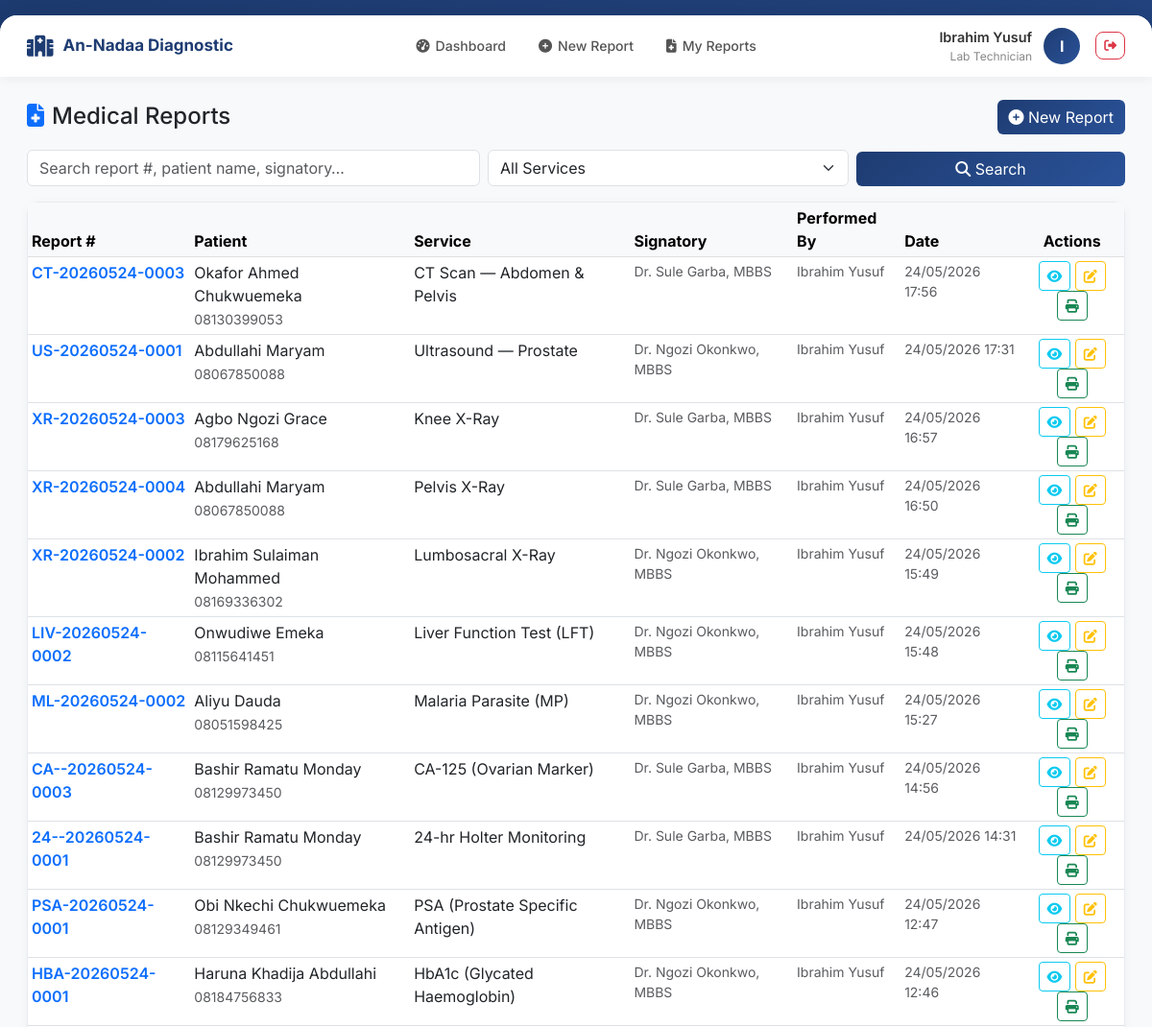
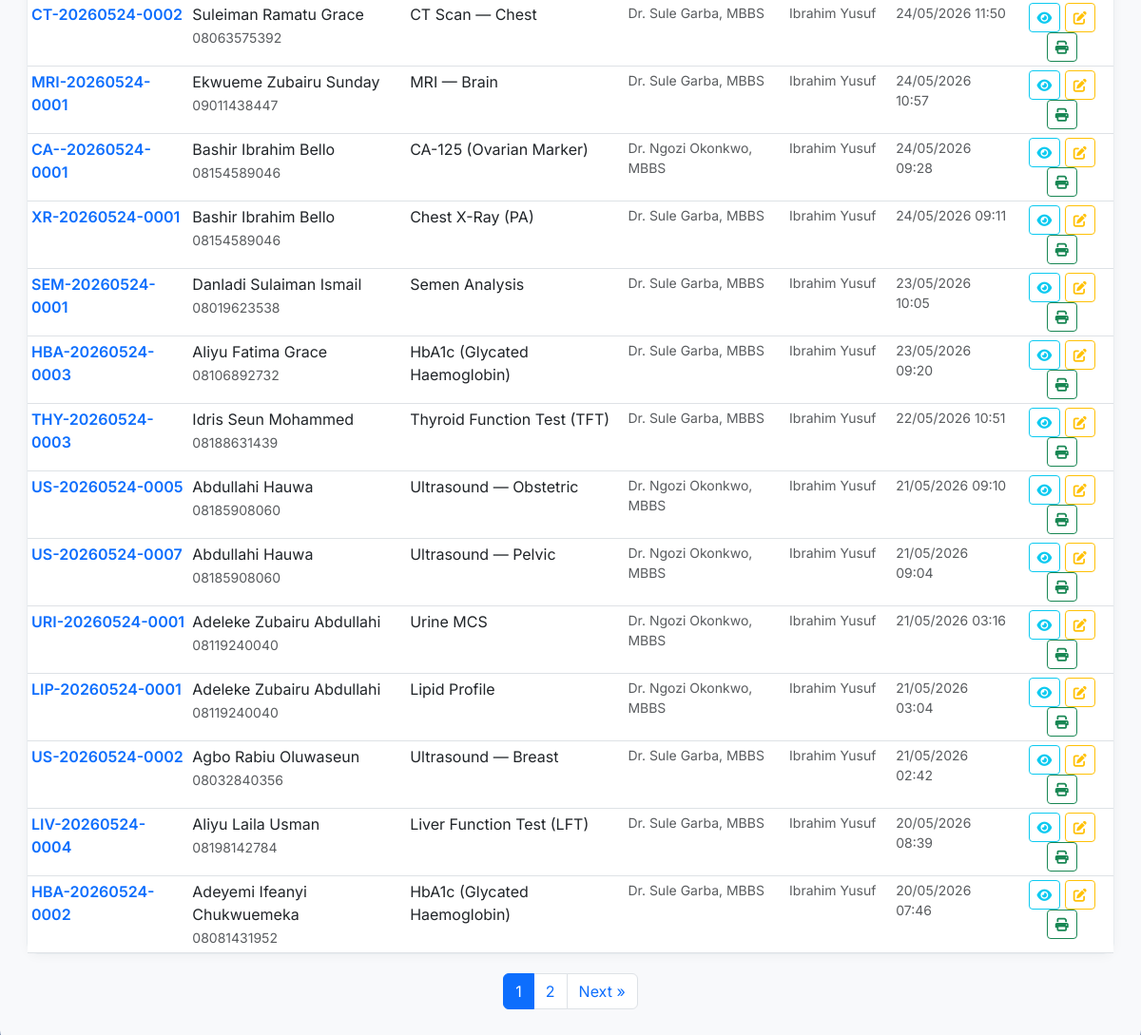
/reports/ (signed in), run on the app's committed database (2 pictures, top to bottom).
### apps/accounts/models.py (models this page shows, shortened)
class User(AbstractUser):
    ROLE_CHOICES = [
        ('ADMIN', 'Administrator'),
        ('CASHIER', 'Cashier'),
        ('DOCTOR', 'Doctor'),
        ('LAB_TECH', 'Lab Technician'),
    ]
    role = models.CharField(max_length=20, choices=ROLE_CHOICES, default='CASHIER')
    phone_number = models.CharField(max_length=20, blank=True)
    class Meta:
        ordering = ['-date_joined']
    @property
    def is_admin(self):
        return self.role == 'ADMIN'
    @property
    def is_cashier(self):
        return self.role == 'CASHIER'
    @property
    def is_doctor(self):
        return self.role == 'DOCTOR'
    @property
    def is_lab_tech(self):
        return self.role == 'LAB_TECH'

### apps/reports/models.py (models this page shows, shortened)
class Report(models.Model):
    report_number = models.CharField(max_length=50, unique=True, editable=False)
    invoice = models.ForeignKey(
        Invoice, on_delete=models.PROTECT,
        null=True, blank=True, related_name='reports',
    )
    invoice_item = models.ForeignKey(
        InvoiceItem, on_delete=models.PROTECT,
        null=True, blank=True, related_name='reports',
    )
    service = models.ForeignKey(
        Service, on_delete=models.PROTECT, related_name='reports',
    )
    parameters = models.JSONField(
        default=dict, help_text='Parameter values entered by the lab technician',
    )
    clinical_notes = models.TextField(blank=True, null=True)
    lab_notes      = models.TextField(blank=True, null=True)
    signatory = models.CharField(
        max_length=200, blank=True, default='',
        help_text="Name and qualifications of the result signatory, "
                  "e.g. Dr. Aminu Musa, MBBS, FWACP",
    )
    created_by = models.ForeignKey(
        settings.AUTH_USER_MODEL,
        on_delete=models.PROTECT,
        related_name='created_reports',
    )
    created_at = models.DateTimeField(auto_now_add=True)
    updated_at = models.DateTimeField(auto_now=True)
    class Meta:
        ordering = ['-created_at']
    @property
    def client_name(self):
        return self.invoice.full_name if self.invoice else 'Unknown'
    @property
    def client_phone(self):
        return self.invoice.phone_number if self.invoice else ''

### apps/invoices/models.py (models this page shows, shortened)
class Invoice(models.Model):
    STATUS_CHOICES = [
        ('PAID', 'Paid'),
        ('CANCELLED', 'Cancelled'),
    ]
    PAYMENT_METHODS = [
        ('CASH', 'Cash'),
        ('TRANSFER', 'Bank Transfer'),
        ('CARD', 'Card'),
    ]
    SEX_CHOICES = [
        ('M', 'Male'),
        ('F', 'Female'),
    ]
    invoice_number = models.CharField(max_length=50, unique=True, editable=False)
    surname = models.CharField(max_length=100, verbose_name='Surname')
    first_name = models.CharField(max_length=100, verbose_name='First Name')
    other_names = models.CharField(max_length=100, blank=True, verbose_name='Other Names')
    age = models.CharField(max_length=10, verbose_name='Age')
    sex = models.CharField(max_length=1, choices=SEX_CHOICES, verbose_name='Sex')
    phone_number = models.CharField(max_length=20, verbose_name='Phone Number')
    referral = models.ForeignKey(
        Referral,
        on_delete=models.SET_NULL,
        null=True,
        blank=True,
        related_name='invoices',
        verbose_name='Referred By',
    )
    total_amount = models.DecimalField(max_digits=10, decimal_places=2, default=0)
    discount = models.DecimalField(max_digits=10, decimal_places=2, default=0,
                                   validators=[MinValueValidator(0)])
    amount_paid = models.DecimalField(max_digits=10, decimal_places=2, default=0)
    payment_method = models.CharField(max_length=20, choices=PAYMENT_METHODS, default='CASH')
    reference_number = models.CharField(
        max_length=100, blank=True, null=True,
        help_text='Reference number for Transfer or Card payments'
    )
    status = models.CharField(max_length=20, choices=STATUS_CHOICES, default='PAID')
    notes = models.TextField(blank=True, null=True)
    qr_code = models.ImageField(upload_to='qr_codes/', blank=True, null=True)
    created_by = models.ForeignKey(
        settings.AUTH_USER_MODEL,
        on_delete=models.PROTECT,
        related_name='created_invoices',
    )
    created_at = models.DateTimeField(auto_now_add=True)
    updated_at = models.DateTimeField(auto_now=True)
    class Meta:
        ordering = ['-created_at']
    @property
    def full_name(self):
        parts = [self.surname, self.first_name]
        if self.other_names:
            parts.append(self.other_names)
        return ' '.join(parts)

### apps/services/models.py (models this page shows, shortened)
class Service(models.Model):
    name = models.CharField(max_length=200)
    category = models.ForeignKey(
        ServiceCategory,
        on_delete=models.SET_NULL,
        null=True,
        blank=True,
        related_name='services'
    )
    price = models.DecimalField(
        max_digits=10,
        decimal_places=2,
        validators=[MinValueValidator(0)]
    )
    is_active = models.BooleanField(default=True)
    requires_report = models.BooleanField(
        default=False,
        help_text="Does this service require a medical report?"
    )
    report_template = models.JSONField(
        default=dict,
        blank=True,
        help_text="JSON template for report parameters"
    )
    created_at = models.DateTimeField(auto_now_add=True)
    updated_at = models.DateTimeField(auto_now=True)
    class Meta:
        ordering = ['name']

### apps/reports/views.py (the view, shortened to what this page needs)
# urls.py: path('',                                    views.report_list,                name='list'),
@login_required
def report_list(request):
    query      = request.GET.get('q', '')
    service_id = request.GET.get('service', '')
    if request.user.is_lab_tech:
        reports = Report.objects.filter(created_by=request.user)
    else:
        reports = Report.objects.all()
    if service_id:
        reports = reports.filter(service__id=service_id)
    reports = reports.select_related('invoice', 'service', 'created_by')
    paginator = Paginator(reports, 25)
    reports   = paginator.get_page(request.GET.get('page'))
    services = Service.objects.filter(requires_report=True)
    return render(request, 'reports/list.html', {
        'reports':          reports,
        'services':         services,
        'query':            query,
        'selected_service': service_id,
    })

### templates/reports/list.html (shortened to what this page needs)
{% extends 'base.html' %}
{% block content %}
<div class="d-flex justify-content-between align-items-center mb-3">
    <h4 class="mb-0"><i class="fas fa-file-medical text-primary me-2"></i>Medical Reports</h4>
    {% if user.is_lab_tech or user.is_admin %}
    <a href="{% url 'reports:create' %}" class="btn btn-primary">
        <i class="fas fa-plus-circle"></i> New Report
    </a>
    {% endif %}
</div>
<form method="get" class="mb-3">
    <div class="row g-2 align-items-end">
        <div class="col-md-5">
            <input type="text" name="q" class="form-control" placeholder="Search report #, patient name, signatory…" value="{{ query }}">
        </div>
        <div class="col-md-4">
            <select name="service" class="form-select" onchange="this.form.submit()">
                <option value="">All Services</option>
            </select>
        </div>
        <div class="col-md-3">
            <button type="submit" class="btn btn-primary w-100">
                <i class="fas fa-search"></i> Search
            </button>
        </div>
    </div>
</form>
<div class="card">
    <div class="card-body p-0">
        <div class="table-responsive">
            <table class="table table-sm table-hover mb-0">
                <thead class="table-light">
                    <tr>
                        <th>Report #</th>
                        <th>Patient</th>
                        <th>Service</th>
                        <th>Signatory</th>
                        <th>Performed By</th>
                        <th>Date</th>
                        <th class="text-center">Actions</th>
                    </tr>
                </thead>
                <tbody>
                    {% for report in reports %}
                    <tr>
                        <td class="fw-semibold text-primary">{{ report.report_number }}</td>
                        <td>
                            {{ report.client_name }}<br>
                            <small class="text-muted">{{ report.client_phone }}</small>
                        </td>
                        <td>{{ report.service.name }}</td>
                        <td class="small text-muted">{{ report.signatory|default:"—" }}</td>
                        <td class="small text-muted">{{ report.created_by.get_full_name|default:report.created_by.username }}</td>
                        <td class="small text-muted">{{ report.created_at|date:"d/m/Y H:i" }}</td>
                        <td class="text-center">
                            <a href="{% url 'reports:detail' report.id %}" class="btn btn-sm btn-outline-info" title="View">
                                <i class="fas fa-eye"></i>
                            </a>
                            {% if user.is_lab_tech and report.created_by == user or user.is_admin %}
                            <a href="{% url 'reports:edit' report.id %}" class="btn btn-sm btn-outline-warning" title="Edit">
                                <i class="fas fa-edit"></i>
                            </a>
                            {% endif %}
                            <a href="{% url 'reports:print' report.id %}" class="btn btn-sm btn-outline-success" target="_blank" title="Print">
                                <i class="fas fa-print"></i>
                            </a>
                        </td>
                    </tr>
                    {% empty %}
                    <tr>
                        <td colspan="7" class="text-center text-muted py-4">No reports found.</td>
                    </tr>
                    {% endfor %}
                </tbody>
            </table>
        </div>
    </div>
</div>
{% if reports.has_other_pages %}
<nav class="mt-3">
    <ul class="pagination justify-content-center">
        {% for num in reports.paginator.page_range %}
        <li class="page-item {% if reports.number == num %}active{% endif %}">
            <a class="page-link" href="?page={{ num }}{% if query %}&q={{ query }}{% endif %}{% if selected_service %}&service={{ selected_service }}{% endif %}">{{ num }}</a>
        </li>
        {% endfor %}
        {% if reports.has_next %}
        <li class="page-item">
            <a class="page-link" href="?page={{ reports.next_page_number }}{% if query %}&q={{ query }}{% endif %}{% if selected_service %}&service={{ selected_service }}{% endif %}">
                Next &raquo;
            </a>
        </li>
        {% endif %}
    </ul>
</nav>
{% endif %}
{% endblock %}

### templates/base.html (shortened to what this page needs)
<!DOCTYPE html>
<html lang="en">
<head>
    <link href="https://cdn.jsdelivr.net/npm/bootstrap@5.3.0/dist/css/bootstrap.min.css" rel="stylesheet">
    <link rel="stylesheet" href="https://cdnjs.cloudflare.com/ajax/libs/font-awesome/6.4.0/css/all.min.css">
    <link href="https://cdn.jsdelivr.net/npm/select2@4.1.0-rc.0/dist/css/select2.min.css" rel="stylesheet">
    <link href="https://cdn.jsdelivr.net/npm/select2-bootstrap-5-theme@1.3.0/dist/select2-bootstrap-5-theme.min.css" rel="stylesheet">
</head>
<body>
<div class="app-container">
    {% if user.is_authenticated %}
    <nav class="navbar-custom">
        <a class="nav-brand" href="{% url 'dashboard:home' %}">
            <i class="fas fa-hospital-alt"></i>
            <span>An-Nadaa Diagnostic</span>
        </a>
        <div class="nav-menu">
            <a href="{% url 'dashboard:home' %}" class="nav-item">
                <i class="fas fa-tachometer-alt"></i> Dashboard
            </a>
            {% if user.is_admin %}
                <a href="{% url 'invoices:list' %}" class="nav-item">
                    <i class="fas fa-file-invoice-dollar"></i> Invoices
                </a>
                <a href="{% url 'invoices:create' %}" class="nav-item">
                    <i class="fas fa-plus-circle"></i> New Invoice
                </a>
                <a href="{% url 'services:list' %}" class="nav-item">
                    <i class="fas fa-flask"></i> Services
                </a>
                <a href="{% url 'reports:list' %}" class="nav-item">
                    <i class="fas fa-file-medical"></i> Reports
                </a>
                <a href="{% url 'accounts:user_list' %}" class="nav-item">
                    <i class="fas fa-users-cog"></i> Users
                </a>
            {% elif user.is_lab_tech %}
                <a href="{% url 'reports:create' %}" class="nav-item">
                    <i class="fas fa-plus-circle"></i> New Report
                </a>
                <a href="{% url 'reports:list' %}" class="nav-item">
                    <i class="fas fa-file-medical"></i> My Reports
                </a>
            {% endif %}
        </div>
        <div class="user-profile">
            <div class="user-info">
                <div class="user-name">{{ user.get_full_name|default:user.username }}</div>
                <div class="user-role">{{ user.get_role_display }}</div>
            </div>
            <div class="user-avatar">
                {{ user.get_full_name|first|default:user.username|first|upper }}
            </div>
            <a href="{% url 'accounts:logout' %}" class="btn btn-sm btn-outline-danger ms-1"
               onclick="return confirm('Log out?')" style="border-radius:8px; font-size:.8rem;">
                <i class="fas fa-sign-out-alt"></i>
            </a>
        </div>
    </nav>
    {% endif %}
    <div class="main-content">
        {% block content %}{% endblock %}
    </div>
</div>
</body>
</html>

### templates/base.html (style rules this page uses)
* { margin: 0; padding: 0; box-sizing: border-box; }
body { font-family: 'Inter', sans-serif; background: linear-gradient(135deg, #1e3c72 0%, #2a5298 100%); min-height: 100vh; }
.app-container { max-width: 1440px; margin: 16px auto; background: #f8f9fb; border-radius: 18px; box-shadow: 0 20px 60px rgba(0,0,0,.3); overflow: hidden; }
.navbar-custom { background: #fff; padding: 12px 28px; box-shadow: 0 2px 12px rgba(0,0,0,.06); display: flex; justify-content: space-between; align-items: center; gap: 16px; flex-wrap: wrap; }
.nav-brand { display: flex; align-items: center; gap: 10px; text-decoration: none; }
.nav-brand i { font-size: 22px; color: #1e3c72; }
.nav-brand span { font-size: 17px; font-weight: 700; color: #1e3c72; }
.nav-menu { display: flex; gap: 6px; align-items: center; flex-wrap: wrap; }
.nav-item { display: flex; align-items: center; gap: 6px; color: #555; cursor: pointer; padding: 7px 14px; border-radius: 8px; transition: all .2s; text-decoration: none; font-size: .88rem; font-weight: 500; }
.user-profile { display: flex; align-items: center; gap: 12px; }
.user-info { text-align: right; }
.user-name { font-weight: 600; font-size: .9rem; color: #333; }
.user-role { font-size: .75rem; color: #888; }
.user-avatar { width: 38px; height: 38px; background: linear-gradient(135deg, #1e3c72, #2a5298); border-radius: 50%; display: flex; align-items: center; justify-content: center; color: #fff; font-weight: 700; font-size: 1rem; flex-shrink: 0; }
.main-content { padding: 24px 28px; }
.card { background: #fff; border-radius: 12px; border: 1px solid #e8ecf0; box-shadow: 0 2px 12px rgba(0,0,0,.04); margin-bottom: 20px; }
.card-body { padding: 20px; }
.btn-primary { background: linear-gradient(135deg, #1e3c72, #2a5298); border: none; }

### data on the page
User: get_full_name "Ibrahim Yusuf", role "Lab Technician", get_full_name|first "I"
Report: report_number "CT-20260524-0003", client_name "Okafor Ahmed Chukwuemeka", client_phone "08130399053", service.name "CT Scan — Abdomen & Pelvis", signatory "Dr. Sule Garba, MBBS", created_by.get_full_name "Ibrahim Yusuf", created_at "24/05/2026 17:56"
Report: report_number "US-20260524-0001", client_name "Abdullahi Maryam", client_phone "08067850088", service.name "Ultrasound — Prostate", signatory "Dr. Ngozi Okonkwo, MBBS", created_by.get_full_name "Ibrahim Yusuf", created_at "24/05/2026 17:31"
Report: report_number "XR-20260524-0003", client_name "Agbo Ngozi Grace", client_phone "08179625168", service.name "Knee X-Ray", signatory "Dr. Sule Garba, MBBS", created_by.get_full_name "Ibrahim Yusuf", created_at "24/05/2026 16:57"
Report: report_number "XR-20260524-0004", client_name "Abdullahi Maryam", client_phone "08067850088", service.name "Pelvis X-Ray", signatory "Dr. Sule Garba, MBBS", created_by.get_full_name "Ibrahim Yusuf", created_at "24/05/2026 16:50"
Report: report_number "XR-20260524-0002", client_name "Ibrahim Sulaiman Mohammed", client_phone "08169336302", service.name "Lumbosacral X-Ray", signatory "Dr. Ngozi Okonkwo, MBBS", created_by.get_full_name "Ibrahim Yusuf", created_at "24/05/2026 15:49"
Report: report_number "LIV-20260524-0002", client_name "Onwudiwe Emeka", client_phone "08115641451", service.name "Liver Function Test (LFT)", signatory "Dr. Ngozi Okonkwo, MBBS", created_by.get_full_name "Ibrahim Yusuf", created_at "24/05/2026 15:48"
Report: report_number "ML-20260524-0002", client_name "Aliyu Dauda", client_phone "08051598425", service.name "Malaria Parasite (MP)", signatory "Dr. Ngozi Okonkwo, MBBS", created_by.get_full_name "Ibrahim Yusuf", created_at "24/05/2026 15:27"
Report: report_number "CA--20260524-0003", client_name "Bashir Ramatu Monday", client_phone "08129973450", service.name "CA-125 (Ovarian Marker)", signatory "Dr. Sule Garba, MBBS", created_by.get_full_name "Ibrahim Yusuf", created_at "24/05/2026 14:56"
Report: report_number "24--20260524-0001", client_name "Bashir Ramatu Monday", client_phone "08129973450", service.name "24-hr Holter Monitoring", signatory "Dr. Sule Garba, MBBS", created_by.get_full_name "Ibrahim Yusuf", created_at "24/05/2026 14:31"
Report: report_number "PSA-20260524-0001", client_name "Obi Nkechi Chukwuemeka", client_phone "08129349461", service.name "PSA (Prostate Specific Antigen)", signatory "Dr. Ngozi Okonkwo, MBBS", created_by.get_full_name "Ibrahim Yusuf", created_at "24/05/2026 12:47"
Report: report_number "HBA-20260524-0001", client_name "Haruna Khadija Abdullahi", client_phone "08184756833", service.name "HbA1c (Glycated Haemoglobin)", signatory "Dr. Ngozi Okonkwo, MBBS", created_by.get_full_name "Ibrahim Yusuf", created_at "24/05/2026 12:46"
Report: report_number "CT-20260524-0002", client_name "Suleiman Ramatu Grace", client_phone "08063575392", service.name "CT Scan — Chest", signatory "Dr. Sule Garba, MBBS", created_by.get_full_name "Ibrahim Yusuf", created_at "24/05/2026 11:50"
Report: report_number "MRI-20260524-0001", client_name "Ekwueme Zubairu Sunday", client_phone "09011438447", service.name "MRI — Brain", signatory "Dr. Sule Garba, MBBS", created_by.get_full_name "Ibrahim Yusuf", created_at "24/05/2026 10:57"
Report: report_number "CA--20260524-0001", client_name "Bashir Ibrahim Bello", client_phone "08154589046", service.name "CA-125 (Ovarian Marker)", signatory "Dr. Ngozi Okonkwo, MBBS", created_by.get_full_name "Ibrahim Yusuf", created_at "24/05/2026 09:28"
Report: report_number "XR-20260524-0001", client_name "Bashir Ibrahim Bello", client_phone "08154589046", service.name "Chest X-Ray (PA)", signatory "Dr. Sule Garba, MBBS", created_by.get_full_name "Ibrahim Yusuf", created_at "24/05/2026 09:11"
Report: report_number "SEM-20260524-0001", client_name "Danladi Sulaiman Ismail", client_phone "08019623538", service.name "Semen Analysis", signatory "Dr. Sule Garba, MBBS", created_by.get_full_name "Ibrahim Yusuf", created_at "23/05/2026 10:05"
Report: report_number "HBA-20260524-0003", client_name "Aliyu Fatima Grace", client_phone "08106892732", service.name "HbA1c (Glycated Haemoglobin)", signatory "Dr. Sule Garba, MBBS", created_by.get_full_name "Ibrahim Yusuf", created_at "23/05/2026 09:20"
Report: report_number "THY-20260524-0003", client_name "Idris Seun Mohammed", client_phone "08188631439", service.name "Thyroid Function Test (TFT)", signatory "Dr. Sule Garba, MBBS", created_by.get_full_name "Ibrahim Yusuf", created_at "22/05/2026 10:51"
Report: report_number "US-20260524-0005", client_name "Abdullahi Hauwa", client_phone "08185908060", service.name "Ultrasound — Obstetric", signatory "Dr. Ngozi Okonkwo, MBBS", created_by.get_full_name "Ibrahim Yusuf", created_at "21/05/2026 09:10"
Report: report_number "US-20260524-0007", client_name "Abdullahi Hauwa", client_phone "08185908060", service.name "Ultrasound — Pelvic", signatory "Dr. Ngozi Okonkwo, MBBS", created_by.get_full_name "Ibrahim Yusuf", created_at "21/05/2026 09:04"
Report: report_number "URI-20260524-0001", client_name "Adeleke Zubairu Abdullahi", client_phone "08119240040", service.name "Urine MCS", signatory "Dr. Ngozi Okonkwo, MBBS", created_by.get_full_name "Ibrahim Yusuf", created_at "21/05/2026 03:16"
Report: report_number "LIP-20260524-0001", client_name "Adeleke Zubairu Abdullahi", client_phone "08119240040", service.name "Lipid Profile", signatory "Dr. Ngozi Okonkwo, MBBS", created_by.get_full_name "Ibrahim Yusuf", created_at "21/05/2026 03:04"
Report: report_number "US-20260524-0002", client_name "Agbo Rabiu Oluwaseun", client_phone "08032840356", service.name "Ultrasound — Breast", signatory "Dr. Sule Garba, MBBS", created_by.get_full_name "Ibrahim Yusuf", created_at "21/05/2026 02:42"
Report: report_number "LIV-20260524-0004", client_name "Aliyu Laila Usman", client_phone "08198142784", service.name "Liver Function Test (LFT)", signatory "Dr. Sule Garba, MBBS", created_by.get_full_name "Ibrahim Yusuf", created_at "20/05/2026 08:39"
Report: report_number "HBA-20260524-0002", client_name "Adeyemi Ifeanyi Chukwuemeka", client_phone "08081431952", service.name "HbA1c (Glycated Haemoglobin)", signatory "Dr. Sule Garba, MBBS", created_by.get_full_name "Ibrahim Yusuf", created_at "20/05/2026 07:46"

### other printed values
{{ num }} "1" "2"
